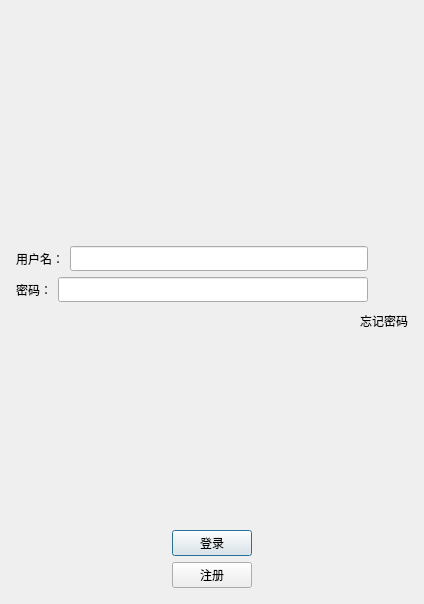
<?xml version="1.0" encoding="UTF-8"?>
<ui version="4.0">
 <class>LoginDialog</class>
 <widget class="QDialog" name="LoginDialog">
  <property name="geometry">
   <rect>
    <x>0</x>
    <y>0</y>
    <width>424</width>
    <height>604</height>
   </rect>
  </property>
  <property name="windowTitle">
   <string>Dialog</string>
  </property>
  <layout class="QHBoxLayout" name="horizontalLayout_2">
   <item>
    <layout class="QVBoxLayout" name="verticalLayout">
     <property name="leftMargin">
      <number>5</number>
     </property>
     <property name="topMargin">
      <number>5</number>
     </property>
     <property name="rightMargin">
      <number>5</number>
     </property>
     <property name="bottomMargin">
      <number>5</number>
     </property>
     <item>
      <widget class="QWidget" name="widget" native="true">
       <layout class="QGridLayout" name="gridLayout">
        <item row="0" column="0">
         <widget class="QLabel" name="label">
          <property name="text">
           <string/>
          </property>
          <property name="pixmap">
           <pixmap resource="src.qrc">:/src/img/pic1.jpg</pixmap>
          </property>
          <property name="alignment">
           <set>Qt::AlignmentFlag::AlignCenter</set>
          </property>
         </widget>
        </item>
       </layout>
      </widget>
     </item>
     <item>
      <spacer name="verticalSpacer_2">
       <property name="orientation">
        <enum>Qt::Orientation::Vertical</enum>
       </property>
       <property name="sizeHint" stdset="0">
        <size>
         <width>20</width>
         <height>40</height>
        </size>
       </property>
      </spacer>
     </item>
     <item>
      <layout class="QHBoxLayout" name="horizontalLayout">
       <item>
        <widget class="QLabel" name="user_label">
         <property name="minimumSize">
          <size>
           <width>0</width>
           <height>25</height>
          </size>
         </property>
         <property name="maximumSize">
          <size>
           <width>16777215</width>
           <height>25</height>
          </size>
         </property>
         <property name="text">
          <string>用户名：</string>
         </property>
        </widget>
       </item>
       <item>
        <widget class="QLineEdit" name="user_lineEdit">
         <property name="minimumSize">
          <size>
           <width>0</width>
           <height>25</height>
          </size>
         </property>
         <property name="maximumSize">
          <size>
           <width>300</width>
           <height>25</height>
          </size>
         </property>
        </widget>
       </item>
       <item>
        <spacer name="horizontalSpacer">
         <property name="orientation">
          <enum>Qt::Orientation::Horizontal</enum>
         </property>
         <property name="sizeType">
          <enum>QSizePolicy::Policy::Fixed</enum>
         </property>
         <property name="sizeHint" stdset="0">
          <size>
           <width>40</width>
           <height>20</height>
          </size>
         </property>
        </spacer>
       </item>
      </layout>
     </item>
     <item>
      <layout class="QHBoxLayout" name="horizontalLayout_4">
       <item>
        <widget class="QLabel" name="psw_label">
         <property name="minimumSize">
          <size>
           <width>0</width>
           <height>25</height>
          </size>
         </property>
         <property name="maximumSize">
          <size>
           <width>16777215</width>
           <height>25</height>
          </size>
         </property>
         <property name="text">
          <string>密码：</string>
         </property>
        </widget>
       </item>
       <item>
        <widget class="QLineEdit" name="psw_lineEdit">
         <property name="minimumSize">
          <size>
           <width>0</width>
           <height>25</height>
          </size>
         </property>
         <property name="maximumSize">
          <size>
           <width>16777215</width>
           <height>25</height>
          </size>
         </property>
        </widget>
       </item>
       <item>
        <spacer name="horizontalSpacer_2">
         <property name="orientation">
          <enum>Qt::Orientation::Horizontal</enum>
         </property>
         <property name="sizeType">
          <enum>QSizePolicy::Policy::Fixed</enum>
         </property>
         <property name="sizeHint" stdset="0">
          <size>
           <width>40</width>
           <height>20</height>
          </size>
         </property>
        </spacer>
       </item>
      </layout>
     </item>
     <item>
      <layout class="QHBoxLayout" name="horizontalLayout_3">
       <item>
        <widget class="QLabel" name="forget_label">
         <property name="minimumSize">
          <size>
           <width>0</width>
           <height>25</height>
          </size>
         </property>
         <property name="maximumSize">
          <size>
           <width>16777215</width>
           <height>25</height>
          </size>
         </property>
         <property name="text">
          <string>忘记密码</string>
         </property>
         <property name="alignment">
          <set>Qt::AlignmentFlag::AlignRight|Qt::AlignmentFlag::AlignTrailing|Qt::AlignmentFlag::AlignVCenter</set>
         </property>
        </widget>
       </item>
      </layout>
     </item>
     <item>
      <spacer name="verticalSpacer">
       <property name="orientation">
        <enum>Qt::Orientation::Vertical</enum>
       </property>
       <property name="sizeHint" stdset="0">
        <size>
         <width>20</width>
         <height>40</height>
        </size>
       </property>
      </spacer>
     </item>
     <item>
      <layout class="QHBoxLayout" name="horizontalLayout_5">
       <item>
        <spacer name="horizontalSpacer_3">
         <property name="orientation">
          <enum>Qt::Orientation::Horizontal</enum>
         </property>
         <property name="sizeHint" stdset="0">
          <size>
           <width>40</width>
           <height>20</height>
          </size>
         </property>
        </spacer>
       </item>
       <item>
        <widget class="QPushButton" name="login_btn">
         <property name="text">
          <string>登录</string>
         </property>
        </widget>
       </item>
       <item>
        <spacer name="horizontalSpacer_4">
         <property name="orientation">
          <enum>Qt::Orientation::Horizontal</enum>
         </property>
         <property name="sizeHint" stdset="0">
          <size>
           <width>40</width>
           <height>20</height>
          </size>
         </property>
        </spacer>
       </item>
      </layout>
     </item>
     <item>
      <layout class="QHBoxLayout" name="horizontalLayout_6">
       <item>
        <spacer name="horizontalSpacer_5">
         <property name="orientation">
          <enum>Qt::Orientation::Horizontal</enum>
         </property>
         <property name="sizeHint" stdset="0">
          <size>
           <width>40</width>
           <height>20</height>
          </size>
         </property>
        </spacer>
       </item>
       <item>
        <widget class="QPushButton" name="reg_btn">
         <property name="text">
          <string>注册</string>
         </property>
        </widget>
       </item>
       <item>
        <spacer name="horizontalSpacer_6">
         <property name="orientation">
          <enum>Qt::Orientation::Horizontal</enum>
         </property>
         <property name="sizeHint" stdset="0">
          <size>
           <width>40</width>
           <height>20</height>
          </size>
         </property>
        </spacer>
       </item>
      </layout>
     </item>
    </layout>
   </item>
  </layout>
 </widget>
 <resources>
  <include location="src.qrc"/>
 </resources>
 <connections/>
</ui>
